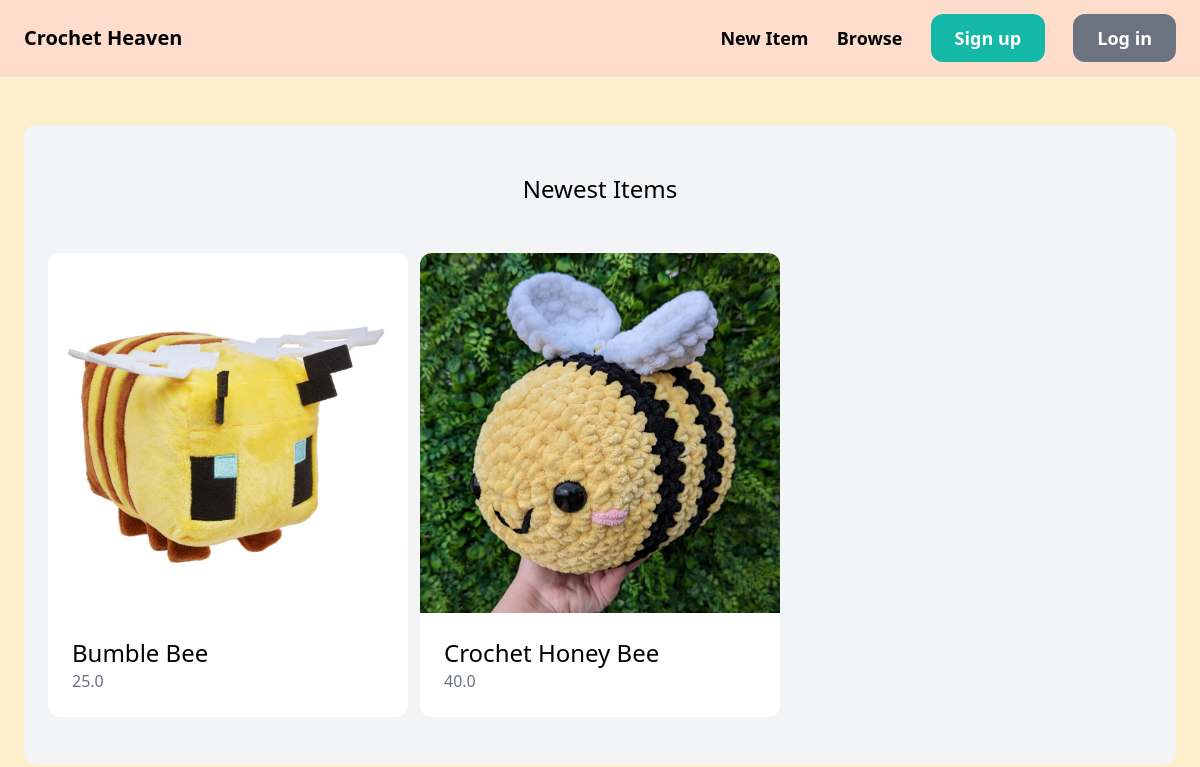
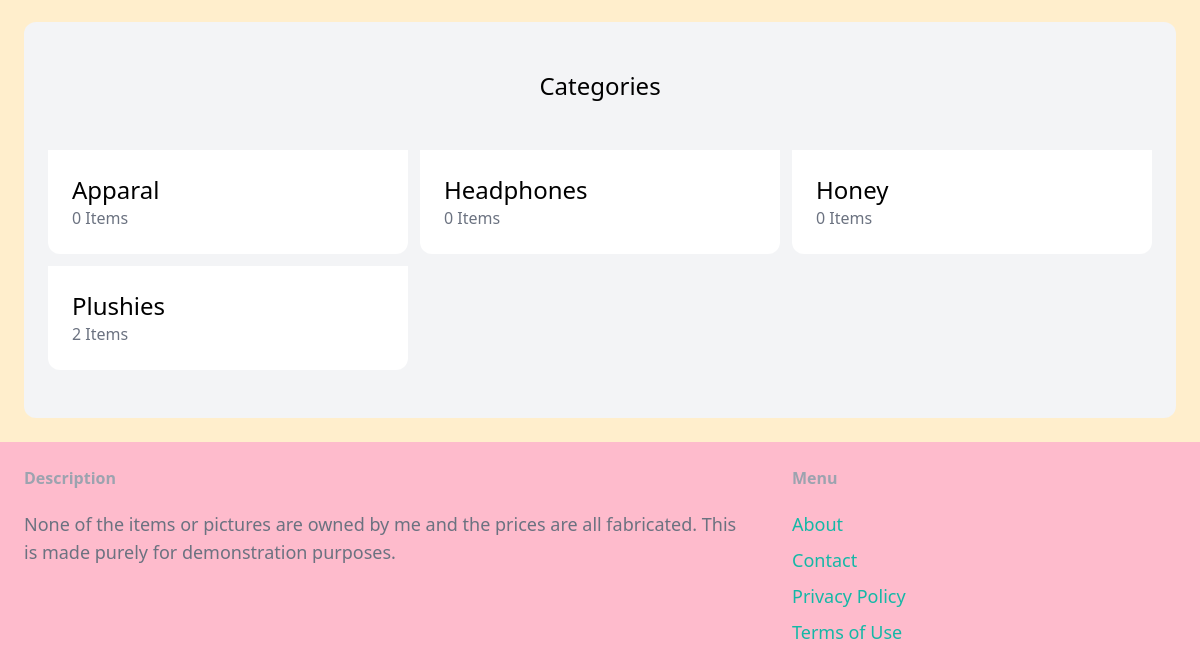
Before: / with the older database file (2 pictures, top to bottom).
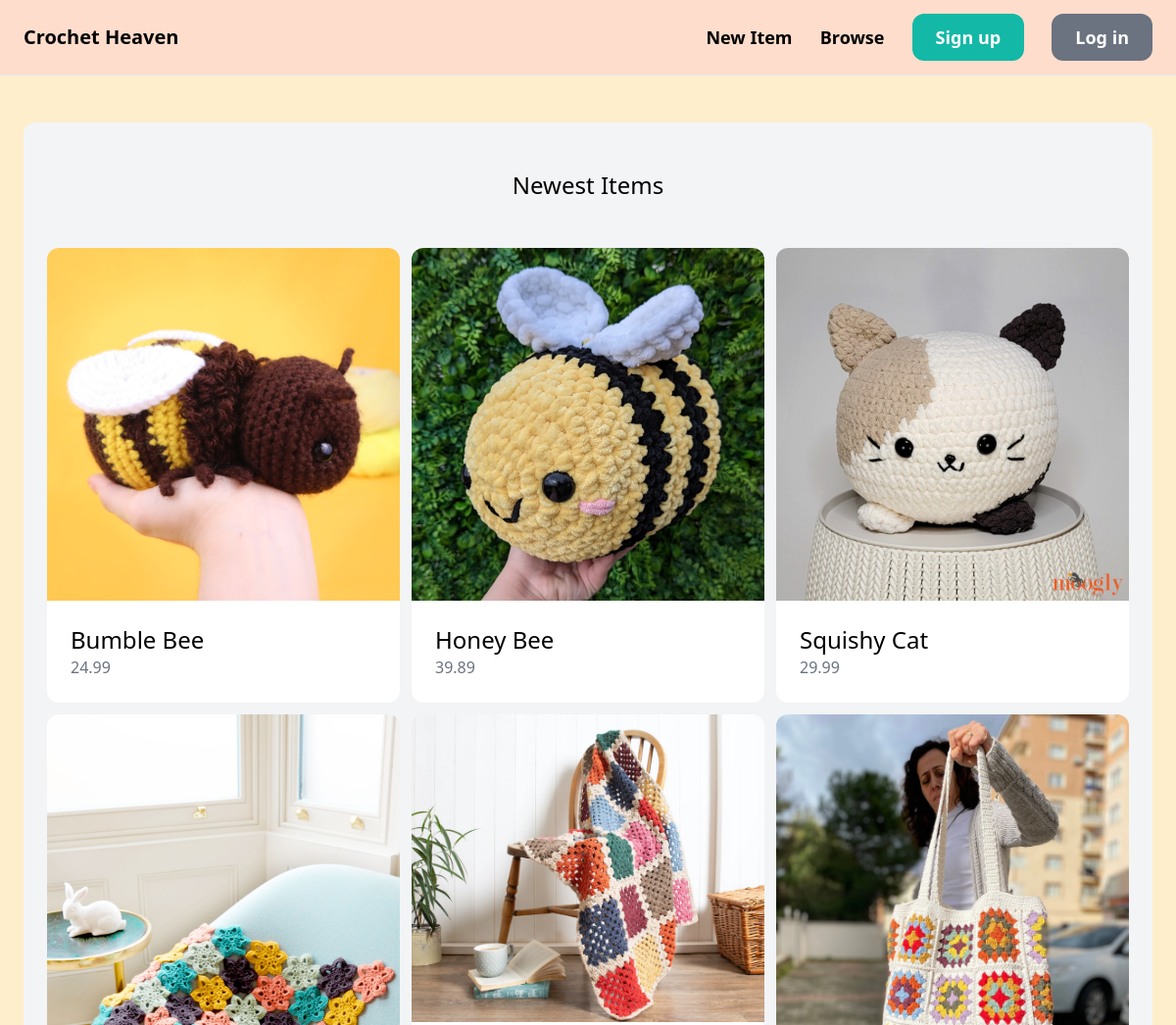
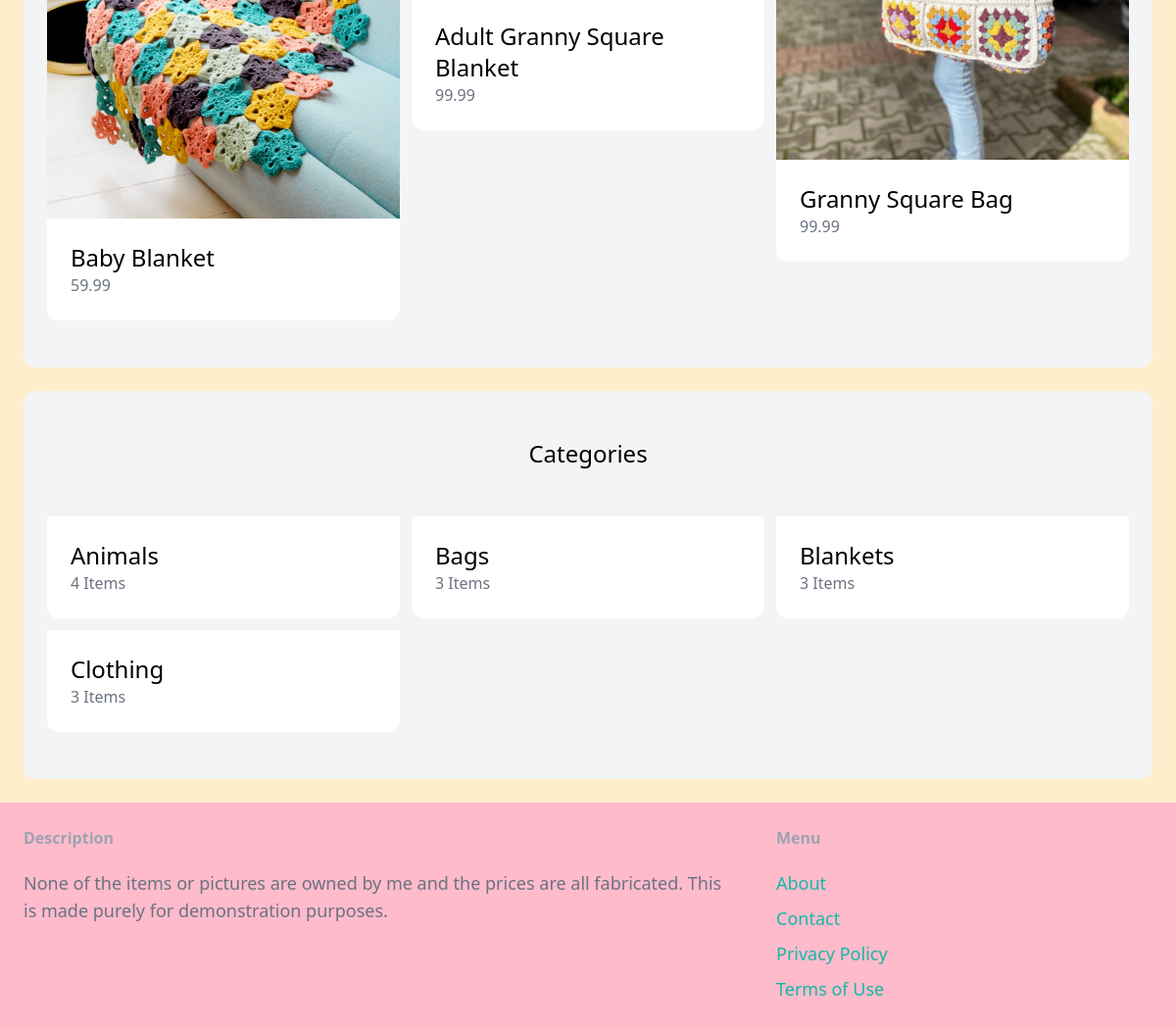
After: the same page with the newer database file (2 pictures, top to bottom).
### item/models.py (models this page shows, shortened)
class Item(models.Model):
    category = models.ForeignKey(Category, related_name='items', on_delete=models.CASCADE)
    name = models.CharField(max_length=255)
    description = models.TextField(blank=True, null= True)
    price= models.FloatField()
    image= models.ImageField(upload_to='item_images', blank=True, null=True)
    is_sold = models.BooleanField(default=False)
    created_at= models.DateTimeField(auto_now_add=True)
    created_by =models.ForeignKey(User, related_name='items', on_delete=models.CASCADE)

class Category(models.Model):
    name = models.CharField(max_length=255)
    class  Meta:
        ordering = ('name',)
        verbose_name_plural = 'Categories'

### core/views.py (the view)
# urls.py: path('', views.index, name = 'index'),
def index(request):
    items= Item.objects.filter(is_sold=False)[0:6]
    categories = Category.objects.all()
    return render(request, 'core/index.html', {
        'categories': categories,
        'items' : items,
    })

### core/templates/core/index.html (shortened to what this page needs)
{% extends 'core/base.html' %}
{% block content %}
    <div class="mt-6 px-6 py-12 bg-gray-100 rounded-xl ">
        <h2 class="mb-12 text-2xl text-center">Newest Items</h2>
        <h2 class="grid grid-cols-3 gap-3">
            {% for item in items %}
                <div>
                    <a href="{% url 'item:detail' item.id %}">
                        <div>
                            <img src="{{ item.image.url }}" class="rounded-t-xl">
                        </div>
                        <div class="p-6 bg-white rounded-b-xl">
                            <h2 class="text-2xl">{{ item.name }}</h2>
                            <p class="text-gray-500">{{ item.price }}</p>
                        </div>
                    </a>
                </div>
            {% endfor %}
        </h2>
    </div>
    <div class="mt-6 px-6 py-12 bg-gray-100 rounded-xl">
        <h2 class="mb-12 text-2xl text-center">Categories</h2>
        <div class="grid grid-cols-3 gap-3">
            {% for category in categories %}
            <div>
                <a href=" {% url 'item:items' %}?query={{ query }}&category={{ category.id }}">
                    <div class="p-6 bg-white rounded-b-xl">
                        <h2 class="text-2xl">{{ category.name }}</h2>
                        <p class="text-gray-500">{{ category.items.count }} Items</p>
                    </div>
                </a>
            </div>
            {% endfor %}
        </div>
    </div>
{% endblock %}

### core/templates/core/base.html (shortened to what this page needs)
<!DOCTYPE html>
<html lang="en">
<head>
    <script src="https://cdn.tailwindcss.com"></script>
</head>
<body class="bg-[#FFCCCC] flex flex-col min-h-screen">
    <nav class="py-6 px-6 flex justify-between items-center border-b border-gray-200 bg-[#FFDDCC]">
        <a href="/" class="text-xl font-semibold">Crochet Heaven</a>
        <div class="space-x-6">
            <a href="{% url 'item:new' %}" class="text-lg font-semibold hover:text-gray-500">New Item</a>
            <a href="{% url 'item:items' %}" class="text-lg font-semibold hover:text-gray-500">Browse</a>
            {% if request.user.is_authenticated %}
            <a href="{% url 'conversations:inbox' %}" class="py-3 px-6 text-lg font-semibold bg-teal-500 text-white rounded-xl hover:bg-teal-700">Inbox</a>
            <a href="{% url 'dashboard:index' %}" class="py-3 px-6 text-lg font-semibold bg-gray-500 text-white rounded-xl hover:bg-gray-700">Dashboard</a>
            {% else %}
            <a href="{% url 'core:signup' %}" class="py-3 px-6 text-lg font-semibold bg-teal-500 text-white rounded-xl hover:bg-teal-700">Sign up</a>
            <a href="{% url 'core:login' %}" class="py-3 px-6 text-lg font-semibold bg-gray-500 text-white rounded-xl hover:bg-gray-700">Log in</a>
            {% endif %}
        </div>
    </nav>
    <div class="px-6 py-6 bg-[#FFEECC]">
       {% block content %}
       {% endblock %}
    </div>
    <footer class="py-6 px-6 flex justify-between bg-[#FEBBCC]">
        <div class="w-2/3 pr-10">
            <h3 class="mb-5 font-semibold text-gray-400">Description</h3>
            <p class="text-lg text-gray-500">None of the items or pictures are owned by me and the prices are all fabricated. This is made purely for demonstration purposes.</p>
        </div>
        <div class="w-1/3">
            <h3 class="mb-5 font-semibold text-gray-400">Menu</h3>
            <ul class="space-y-2">
                <li><a href="{% url 'core:about' %}" class="text-lg text-teal-500 hover:text-teal-700">About</a></li>
                <li><a href="{% url 'core:contact' %}" class="text-lg text-teal-500 hover:text-teal-700">Contact</a></li>
                <li><a href="{% url 'core:policy' %}" class="text-lg text-teal-500 hover:text-teal-700">Privacy Policy</a></li>
                <li><a href="{% url 'core:terms' %}" class="text-lg text-teal-500 hover:text-teal-700">Terms of Use</a></li>
            </ul>
        </div>
    </footer>
</body>
</html>

Changed rows visible on the page:
changed Item "Bumble Bee": image: a different picture; price "25.0" → "24.99"
changed Item: name "Crochet Honey Bee" → "Honey Bee"; price "40.0" → "39.89"
added Item: image (picture), name "Squishy Cat", price "29.99"
added Item: image (placeholder picture), name "Baby Blanket", price "59.99"
added Item: image (picture), name "Adult Granny Square Blanket", price "99.99"
added Item: image (picture), name "Granny Square Bag", price "99.99"
changed Category: name "Apparal" → "Animals"; items.count "0" → "4"
changed Category: name "Headphones" → "Bags"; items.count "0" → "3"
changed Category: name "Plushies" → "Blankets"; items.count "2" → "3"; moves up the list
changed Category: name "Honey" → "Clothing"; items.count "0" → "3"
